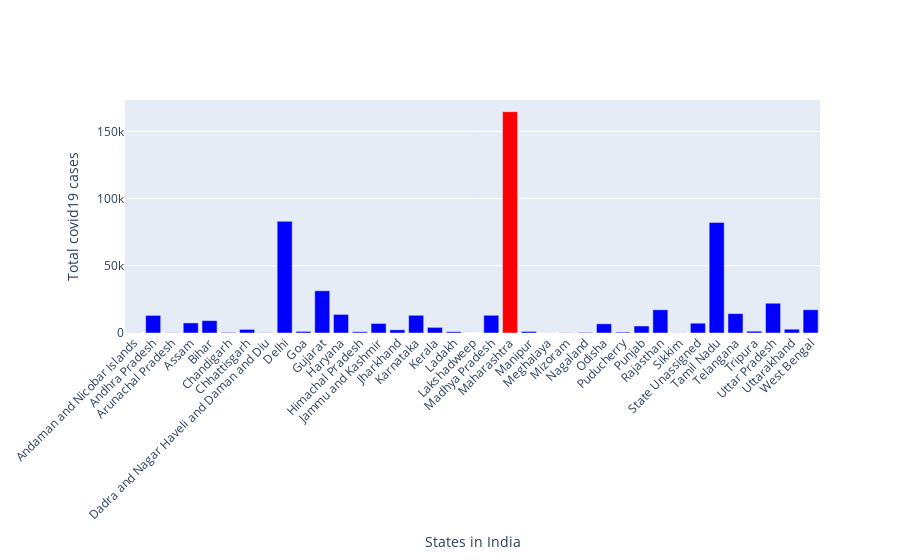

Write notebook code for a chart like this one.
### Code cell
x = totalstates
y = count
colors = ['blue',] * len(x)
n = y.index(max(y))
colors[n] = 'red'
n = y.index(min(y))
colors[n] = 'black'
data = go.Bar(
        x = x,
        y = y,
        marker_color=colors
)
layout = go.Layout(
        xaxis = dict(
            title=dict(text='States in India'),
            automargin=True,
            tickangle=-45,
            ticklen=15
        ),
        yaxis = dict(
            title=dict(text='Total covid19 cases'),
            automargin=True,
        )
)
fig = go.Figure([data],layout=layout)

pyo.iplot(fig)

### Figure 1 — Plotly figure (JSON) as saved in the notebook; plotly's stock layout.template omitted (floating-point values rounded to 4 significant figures)
{"data": [{"marker": {"color": ["blue", "blue", "blue", "blue", "blue", "blue", "blue", "blue", "blue", "blue", "blue", "blue", "blue", "blue", "blue", "blue", "blue", "blue", "black", "blue", "red", "blue", "blue", "blue", "blue", "blue", "blue", "blue", "blue", "blue", "blue", "blue", "blue", "blue", "blue", "blue", "blue"]}, "type": "bar", "x": ["Andaman and Nicobar Islands", "Andhra Pradesh", "Arunachal Pradesh", "Assam", "Bihar", "Chandigarh", "Chhattisgarh", "Dadra and Nagar Haveli and Daman and Diu", "Delhi", "Goa", "Gujarat", "Haryana", "Himachal Pradesh", "Jammu and Kashmir", "Jharkhand", "Karnataka", "Kerala", "Ladakh", "Lakshadweep", "Madhya Pradesh", "Maharashtra", "Manipur", "Meghalaya", "Mizoram", "Nagaland", "Odisha", "Puducherry", "Punjab", "Rajasthan", "Sikkim", "State Unassigned", "Tamil Nadu", "Telangana", "Tripura", "Uttar Pradesh", "Uttarakhand", "West Bengal"], "y": [90, 13098, 182, 7493, 9224, 431, 2694, 188, 83077, 1198, 31397, 13829, 916, 7093, 2364, 13190, 4190, 963, 0, 13186, 164626, 1185, 50, 151, 434, 6859, 648, 5216, 17271, 88, 7285, 82275, 14419, 1351, 22147, 2823, 17283]}], "layout": {"xaxis": {"automargin": true, "tickangle": -45, "ticklen": 15, "title": {"text": "States in India"}}, "yaxis": {"automargin": true, "title": {"text": "Total covid19 cases"}}}}
